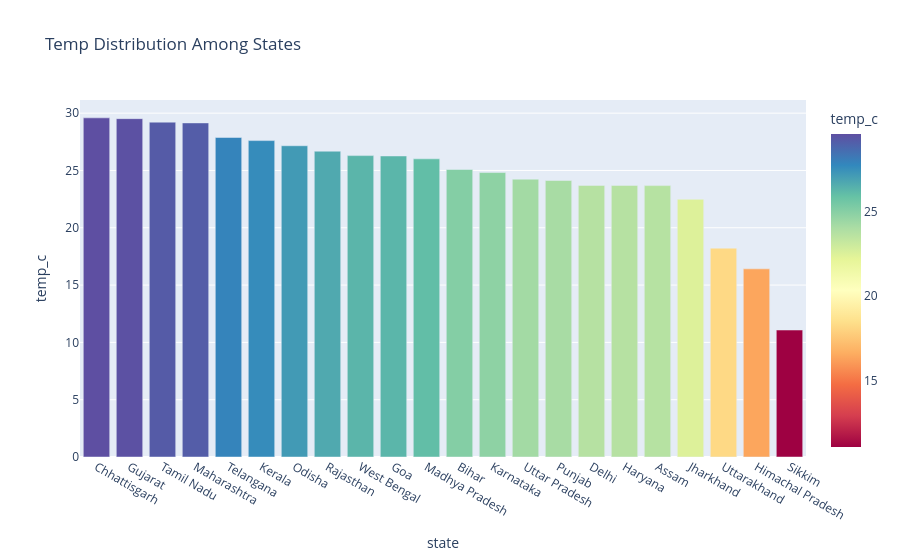

This figure's notebook cell:
### Code cell
TempBar = px.bar(
    Temp,
    x='state',
    y='temp_c',
    color='temp_c',
    color_continuous_scale='spectral',
    title = 'Temp Distribution Among States'
)
TempBar.show()

### Figure 1 — Plotly figure (JSON) as saved in the notebook; plotly's stock layout.template omitted (floating-point values rounded to 4 significant figures)
{"data": [{"hovertemplate": "state=%{x}<br>temp_c=%{marker.color}<extra></extra>", "legendgroup": "", "marker": {"color": [29.59, 29.52, 29.22, 29.15, 27.88, 27.61, 27.15, 26.68, 26.3, 26.26, 26.02, 25.08, 24.82, 24.24, 24.12, 23.7, 23.7, 23.68, 22.48, 18.22, 16.41, 11.08], "coloraxis": "coloraxis", "pattern": {"shape": ""}}, "name": "", "orientation": "v", "showlegend": false, "textposition": "auto", "type": "bar", "x": ["Chhattisgarh", "Gujarat", "Tamil Nadu", "Maharashtra", "Telangana", "Kerala", "Odisha", "Rajasthan", "West Bengal", "Goa", "Madhya Pradesh", "Bihar", "Karnataka", "Uttar Pradesh", "Punjab", "Delhi", "Haryana", "Assam", "Jharkhand", "Uttarakhand", "Himachal Pradesh", "Sikkim"], "xaxis": "x", "y": [29.59, 29.52, 29.22, 29.15, 27.88, 27.61, 27.15, 26.68, 26.3, 26.26, 26.02, 25.08, 24.82, 24.24, 24.12, 23.7, 23.7, 23.68, 22.48, 18.22, 16.41, 11.08], "yaxis": "y"}], "layout": {"barmode": "relative", "coloraxis": {"colorbar": {"title": {"text": "temp_c"}}, "colorscale": [[0, "rgb(158,1,66)"], [0.1, "rgb(213,62,79)"], [0.2, "rgb(244,109,67)"], [0.3, "rgb(253,174,97)"], [0.4, "rgb(254,224,139)"], [0.5, "rgb(255,255,191)"], [0.6, "rgb(230,245,152)"], [0.7, "rgb(171,221,164)"], [0.8, "rgb(102,194,165)"], [0.9, "rgb(50,136,189)"], [1, "rgb(94,79,162)"]]}, "legend": {"tracegroupgap": 0}, "title": {"text": "Temp Distribution Among States"}, "xaxis": {"anchor": "y", "domain": [0, 1], "title": {"text": "state"}}, "yaxis": {"anchor": "x", "domain": [0, 1], "title": {"text": "temp_c"}}}}
